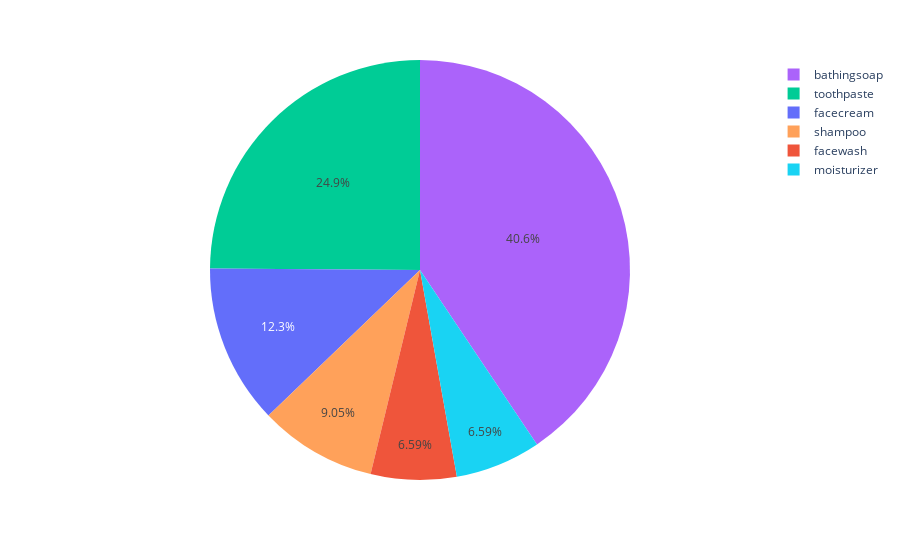

This figure's notebook cell:
### Code cell
#fig = plt.pie('number_of_units', labels='index', data=values, autopct='%1.1f%%', startangle=90, shadow=True, radius=2, textprops={'color':'darkblue'})
fig = px.pie(values, names='index', values='number_of_units', color='index')
fig.show()

### Figure 1 — Plotly figure (JSON) as saved in the notebook; plotly's stock layout.template omitted (floating-point values rounded to 4 significant figures)
{"data": [{"customdata": [["facecream"], ["facewash"], ["toothpaste"], ["bathingsoap"], ["shampoo"], ["moisturizer"]], "domain": {"x": [0, 1], "y": [0, 1]}, "hovertemplate": "index=%{customdata[0]}<br>number_of_units=%{value}<extra></extra>", "labels": ["facecream", "facewash", "toothpaste", "bathingsoap", "shampoo", "moisturizer"], "legendgroup": "", "marker": {"colors": ["#636efa", "#EF553B", "#00cc96", "#ab63fa", "#FFA15A", "#19d3f3"]}, "name": "", "showlegend": true, "type": "pie", "values": [34480, 18515, 69910, 114010, 25410, 18515]}], "layout": {"legend": {"tracegroupgap": 0}, "margin": {"t": 60}}}
